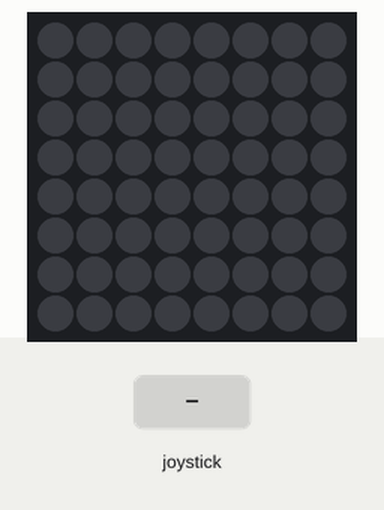
This program was run on a simulated Raspberry Pi (BCM pin numbers) with a Sense HAT. Shown: the Sense HAT's 8×8 RGB LED matrix. The test bench sets the inputs (shaded band).

Above: at 1.2 s.
1.3 s: joystick pushed up
At 2.0 s:
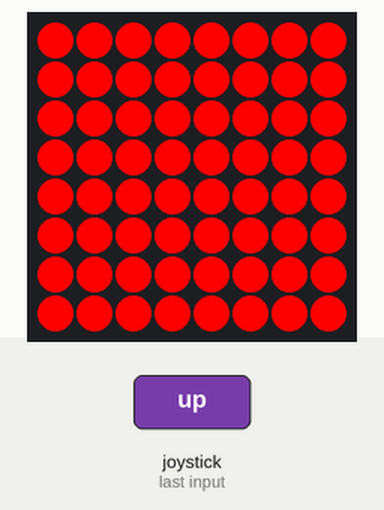
2.8 s: joystick pushed down
At 3.1 s:
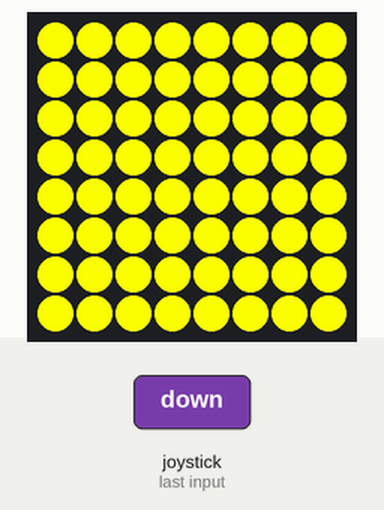
4.3 s: joystick pushed left
At 5.5 s:
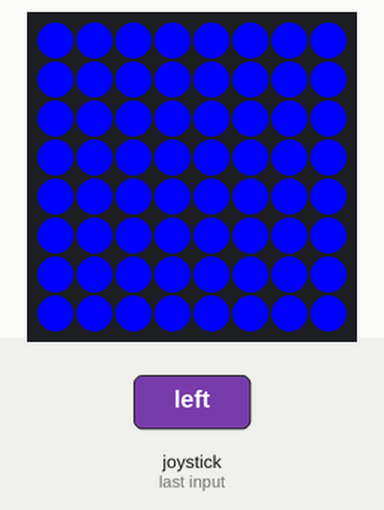
5.8 s: joystick pushed right
At 6.6 s:
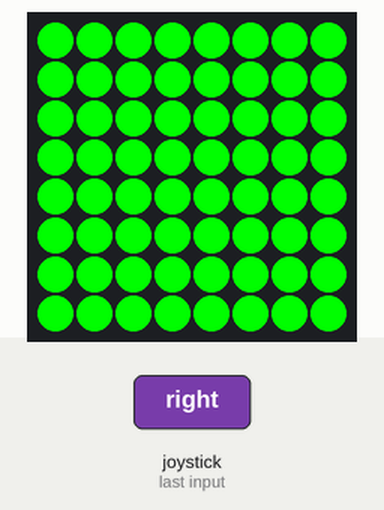
7.3 s: joystick clicked
At 7.8 s:
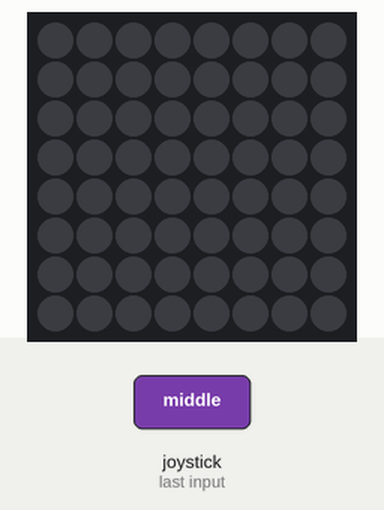
Timing chart, 0 to 9.8 s (numbered marks = the images above; inputs shaded):
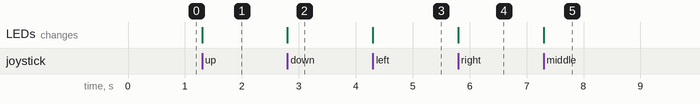

The program:

joystick.py
```python
from sense_hat import SenseHat
from time import sleep

sense = SenseHat()

def red():
    sense.clear(255, 0, 0)

def blue():
    sense.clear(0, 0, 255)

def green():
    sense.clear(0, 255, 0)

def yellow():
    sense.clear(255, 255, 0)

def clear():
    sense.clear()

while True:
    for event in sense.stick.get_events():
        if event.action == 'held':
            red()
            sleep(1)
            yellow()
            sleep(1)
            blue()
            sleep(1)
            green()
            sleep(1)
            clear()
            break
        elif event.direction == 'up':
            red()
        elif event.direction == 'down':
            yellow()
        elif event.direction == 'left':
            blue()
        elif event.direction == 'right':
            green()
        elif event.direction == 'middle':
            clear()
```

Measured:
- after the input at 1.3 s, the LEDs: change at once (image 1)
- after the input at 2.8 s, the LEDs: change at once (image 2)
- after the input at 4.3 s, the LEDs: change at once (image 3)
- after the input at 5.8 s, the LEDs: change at once (image 4)
- after the input at 7.3 s, the LEDs: change at once (image 5)
